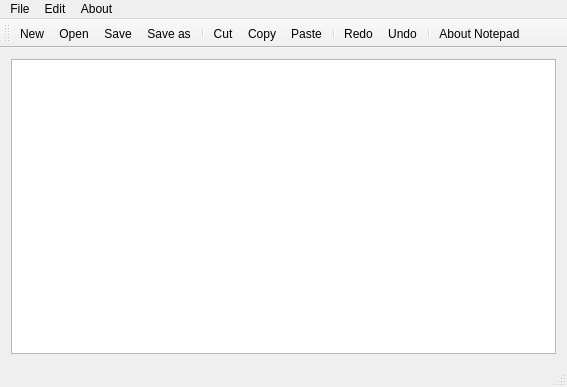
<?xml version="1.0" encoding="UTF-8"?>
<ui version="4.0">
 <class>MainWindow</class>
 <widget class="QMainWindow" name="MainWindow">
  <property name="geometry">
   <rect>
    <x>0</x>
    <y>0</y>
    <width>567</width>
    <height>387</height>
   </rect>
  </property>
  <property name="windowTitle">
   <string>MainWindow</string>
  </property>
  <widget class="QWidget" name="centralWidget">
   <layout class="QHBoxLayout" name="horizontalLayout">
    <item>
     <widget class="QTextEdit" name="textEdit"/>
    </item>
   </layout>
  </widget>
  <widget class="QMenuBar" name="menuBar">
   <property name="geometry">
    <rect>
     <x>0</x>
     <y>0</y>
     <width>567</width>
     <height>21</height>
    </rect>
   </property>
   <widget class="QMenu" name="menuFile">
    <property name="title">
     <string>File</string>
    </property>
    <addaction name="actionNew"/>
    <addaction name="actionOpen"/>
    <addaction name="separator"/>
    <addaction name="actionSave"/>
    <addaction name="actionSave_as"/>
    <addaction name="separator"/>
    <addaction name="actionPrint"/>
   </widget>
   <widget class="QMenu" name="menuEdit">
    <property name="title">
     <string>Edit</string>
    </property>
    <addaction name="actionCut"/>
    <addaction name="actionCopy"/>
    <addaction name="actionPaste"/>
    <addaction name="separator"/>
    <addaction name="actionRedo"/>
    <addaction name="actionUndo"/>
    <addaction name="actionFont"/>
    <addaction name="actionColor"/>
    <addaction name="actionBackground_Color"/>
    <addaction name="actionBackground_Color_Edit_Text"/>
   </widget>
   <widget class="QMenu" name="menuAbout">
    <property name="title">
     <string>About</string>
    </property>
    <addaction name="actionAbout_Notepad"/>
   </widget>
   <addaction name="menuFile"/>
   <addaction name="menuEdit"/>
   <addaction name="menuAbout"/>
  </widget>
  <widget class="QToolBar" name="mainToolBar">
   <attribute name="toolBarArea">
    <enum>TopToolBarArea</enum>
   </attribute>
   <attribute name="toolBarBreak">
    <bool>false</bool>
   </attribute>
   <addaction name="actionNew"/>
   <addaction name="actionOpen"/>
   <addaction name="actionSave"/>
   <addaction name="actionSave_as"/>
   <addaction name="separator"/>
   <addaction name="actionCut"/>
   <addaction name="actionCopy"/>
   <addaction name="actionPaste"/>
   <addaction name="separator"/>
   <addaction name="actionRedo"/>
   <addaction name="actionUndo"/>
   <addaction name="separator"/>
   <addaction name="actionAbout_Notepad"/>
  </widget>
  <widget class="QStatusBar" name="statusBar"/>
  <action name="actionNew">
   <property name="icon">
    <iconset resource="resource.qrc">
     <normaloff>:/rec/img/new.png</normaloff>:/rec/img/new.png</iconset>
   </property>
   <property name="text">
    <string>New</string>
   </property>
  </action>
  <action name="actionOpen">
   <property name="icon">
    <iconset resource="resource.qrc">
     <normaloff>:/rec/img/open.png</normaloff>:/rec/img/open.png</iconset>
   </property>
   <property name="text">
    <string>Open</string>
   </property>
  </action>
  <action name="actionSave">
   <property name="icon">
    <iconset resource="resource.qrc">
     <normaloff>:/rec/img/save.png</normaloff>:/rec/img/save.png</iconset>
   </property>
   <property name="text">
    <string>Save</string>
   </property>
  </action>
  <action name="actionSave_as">
   <property name="icon">
    <iconset resource="resource.qrc">
     <normaloff>:/rec/img/save-as.png</normaloff>:/rec/img/save-as.png</iconset>
   </property>
   <property name="text">
    <string>Save as</string>
   </property>
  </action>
  <action name="actionCut">
   <property name="icon">
    <iconset resource="resource.qrc">
     <normaloff>:/rec/img/cut.png</normaloff>:/rec/img/cut.png</iconset>
   </property>
   <property name="text">
    <string>Cut</string>
   </property>
  </action>
  <action name="actionCopy">
   <property name="icon">
    <iconset resource="resource.qrc">
     <normaloff>:/rec/img/copy.png</normaloff>:/rec/img/copy.png</iconset>
   </property>
   <property name="text">
    <string>Copy</string>
   </property>
  </action>
  <action name="actionPaste">
   <property name="icon">
    <iconset resource="resource.qrc">
     <normaloff>:/rec/img/paste.png</normaloff>:/rec/img/paste.png</iconset>
   </property>
   <property name="text">
    <string>Paste</string>
   </property>
  </action>
  <action name="actionRedo">
   <property name="icon">
    <iconset resource="resource.qrc">
     <normaloff>:/rec/img/redo.png</normaloff>:/rec/img/redo.png</iconset>
   </property>
   <property name="text">
    <string>Redo</string>
   </property>
  </action>
  <action name="actionUndo">
   <property name="icon">
    <iconset resource="resource.qrc">
     <normaloff>:/rec/img/undo.png</normaloff>:/rec/img/undo.png</iconset>
   </property>
   <property name="text">
    <string>Undo</string>
   </property>
  </action>
  <action name="actionAbout_Notepad">
   <property name="icon">
    <iconset resource="resource.qrc">
     <normaloff>:/rec/img/about.png</normaloff>:/rec/img/about.png</iconset>
   </property>
   <property name="text">
    <string>About Notepad</string>
   </property>
  </action>
  <action name="actionFont">
   <property name="text">
    <string>Font</string>
   </property>
  </action>
  <action name="actionColor">
   <property name="text">
    <string>Color</string>
   </property>
  </action>
  <action name="actionBackground_Color">
   <property name="text">
    <string>Background Color</string>
   </property>
  </action>
  <action name="actionBackground_Color_Edit_Text">
   <property name="text">
    <string>Background Color Edit Text</string>
   </property>
  </action>
  <action name="actionPrint">
   <property name="text">
    <string>Print</string>
   </property>
  </action>
 </widget>
 <layoutdefault spacing="6" margin="11"/>
 <resources>
  <include location="resource.qrc"/>
 </resources>
 <connections/>
</ui>
